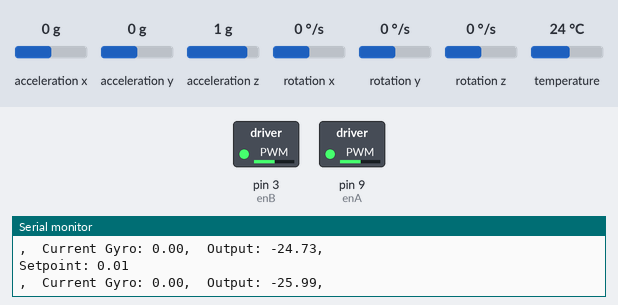
A sketch run on a simulated Arduino Uno, built for the host (arithmetic inside an expression is 32-bit, double 64-bit). Parts: switched loads named in the sketch (green lamp = pin HIGH), the last lines printed to the serial monitor. The inputs (shaded band) are chosen by the test bench; at power-on: rotation y 0 °/s, acceleration x 0 g, acceleration y 0 g, acceleration z 1 g, rotation x 0 °/s, rotation z 0 °/s, temperature 24 °C. Storage starts empty; an integer division by zero does not stop the program and gives all ones (-1).

Above: at 1.2 s.
1.3 s: rotation y set to -192 °/s
At 2.4 s:
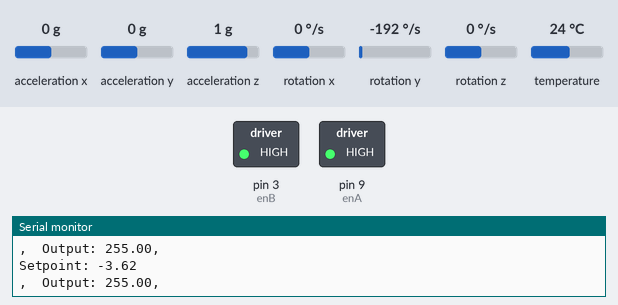
2.8 s: rotation y set to 88 °/s
5.8 s: rotation y set to 98 °/s
8.8 s: rotation y set to -83 °/s
11.8 s: rotation y set to -94 °/s
Timing chart, 0 to 14.4 s (numbered marks = the images above; inputs shaded):
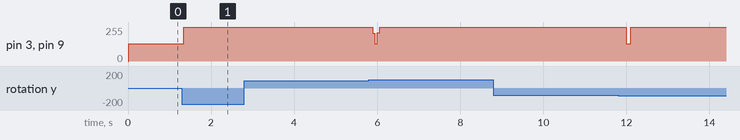

Measured:
- after the input at 1.3 s, pin 3 (enB), pin 9 (enA): 130/255 → 255/255 after 0.05 s

The sketch:

self-balance.ino
```cpp
#include <PID_v1.h> // https://www.arduino.cc/reference/en/libraries/pid/
#include <Adafruit_MPU6050.h> // https://www.arduino.cc/reference/en/libraries/adafruit-mpu6050/
#include <Adafruit_Sensor.h> // part of above library
#include <SPI.h>
#include <SD.h>
#include <Wire.h>

/* IMU parameters */
Adafruit_MPU6050 mpu;
sensors_event_t accelerometer, gyro, temp;

double gyroOffset = 0.01;
// .04 for x axis offset
// .01 for z axis offset

uint8_t maxPWM = 250;
uint8_t minPWM = 80;

float dt;
unsigned long previousTime;

/* L298N Module */
int staticFriction = 130;
// Right Motor
#define in1 8
#define in2 7
#define enA 9

// Left Motor
#define in3 6
#define in4 5
#define enB 3

/* PID parameters */
double Kp = 2150.0;
double Kd = 20.0;
double Ki = 0.0;

double setpoint = 0.0;
double input; // IMU
double output; // Motor

PID pid(&input, &output, &setpoint, Kp, Ki, Kd, DIRECT);

/* SD Card */
File general, imu_log, motor_log, x_log;
#define sdPort 4

double runTime = 0;
void setup(void) {
  Serial.begin(9600);
  while (!Serial)
    delay(10);

   // Setup IMU
   mpu.begin();

   // Setup SD card
   SD.begin(sdPort);
   // file = SD.open("logs.txt", FILE_WRITE);
   // check if have to close

   // Setup PID
   pid.SetMode(AUTOMATIC);
   pid.SetSampleTime(10);
   pid.SetOutputLimits(-255, 255);
   pid.SetTunings(Kp, Ki, Kd);

   previousTime = millis();
}

void loop() {
  mpu.getEvent(&accelerometer, &gyro, &temp);

  // Figures out the current angle of the robot by multiplying the change in time by the angular velocity.
  dt = (millis() - previousTime) / 1000.;
  previousTime = millis();
  input = input + (gyro.gyro.y + gyroOffset) * dt;

  pid.Compute();

  setMotor(output);

  // Log
  general = SD.open("y_log.txt", FILE_WRITE);
  x_log = SD.open("x_log.txt", FILE_WRITE);

  Serial.print("Setpoint: ");
  Serial.println(input);
  Serial.print(",");
  // file.print(setpoint);
  Serial.print("\t");
  // file.print("\t");
  runTime += dt;
  if(abs(input) < 1.3) {
    imu_log = SD.open("imu.txt", FILE_WRITE);
    Serial.print("Current Gyro: ");
    Serial.print(gyro.gyro.y);
    Serial.print(",");
    Serial.print("\t");
    imu_log.print(runTime);
    imu_log.print("\t");
    imu_log.print(gyro.gyro.y);
    imu_log.print("\t");
    imu_log.print(accelerometer.acceleration.y);
    imu_log.print("\t");
    imu_log.print(accelerometer.acceleration.z);
    imu_log.print("\t");
    imu_log.println(input);
    // imu_log.print("\t");
    imu_log.close();
  }


  general.print(gyro.gyro.y);
  general.print("\t");
  general.print(accelerometer.acceleration.y);
  general.print("\t");
  general.println(accelerometer.acceleration.z);

  x_log.print(gyro.gyro.y);
  x_log.print("\t");
  x_log.print(accelerometer.acceleration.x);
  x_log.print("\t");
  x_log.println(accelerometer.acceleration.z);

  motor_log = SD.open("motor.txt", FILE_WRITE);
  Serial.print("Output: ");
  Serial.print(output);
  Serial.println(",");
  motor_log.println(output);
  motor_log.close();

  // general.println(output);
  general.close();
  x_log.close();
 }

/*
 * Sets the speed of the motor based on the PWM (0-256) value provided by motorSpeed.
 */
void setMotor(int motorSpeed) {
  if(abs(motorSpeed) < staticFriction) {
    // The motor will still move at the lowest possible PWM value to overcome static friction if motorSpeed is less than the necessary PWM.
    motorSpeed = abs(motorSpeed) / motorSpeed * staticFriction;
  }
  analogWrite(enA, abs(motorSpeed));
  analogWrite(enB, abs(motorSpeed));

  // Switches the direction the motor spins based on the sign of motorSpeed.
  if(motorSpeed < 0) {
    digitalWrite(in1, LOW);
    digitalWrite(in2, HIGH);

    digitalWrite(in3, LOW);
    digitalWrite(in4, HIGH);
  }
  else {
    digitalWrite(in1, HIGH);
    digitalWrite(in2, LOW);

    digitalWrite(in3, HIGH);
    digitalWrite(in4, LOW);
  }
}
```
